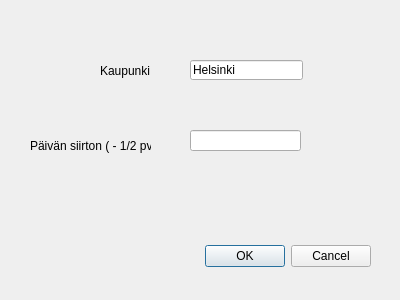
<?xml version="1.0" encoding="UTF-8"?>
<ui version="4.0">
 <class>Dialog</class>
 <widget class="QDialog" name="Dialog">
  <property name="geometry">
   <rect>
    <x>0</x>
    <y>0</y>
    <width>400</width>
    <height>300</height>
   </rect>
  </property>
  <property name="windowTitle">
   <string>Dialog</string>
  </property>
  <widget class="QDialogButtonBox" name="buttonBox">
   <property name="geometry">
    <rect>
     <x>30</x>
     <y>240</y>
     <width>341</width>
     <height>32</height>
    </rect>
   </property>
   <property name="orientation">
    <enum>Qt::Horizontal</enum>
   </property>
   <property name="standardButtons">
    <set>QDialogButtonBox::Cancel|QDialogButtonBox::Ok</set>
   </property>
  </widget>
  <widget class="QLabel" name="label">
   <property name="geometry">
    <rect>
     <x>100</x>
     <y>50</y>
     <width>61</width>
     <height>41</height>
    </rect>
   </property>
   <property name="text">
    <string>Kaupunki</string>
   </property>
  </widget>
  <widget class="QLineEdit" name="lineEdit">
   <property name="geometry">
    <rect>
     <x>190</x>
     <y>60</y>
     <width>113</width>
     <height>20</height>
    </rect>
   </property>
   <property name="text">
    <string>Helsinki</string>
   </property>
  </widget>
  <widget class="QLabel" name="label_2">
   <property name="geometry">
    <rect>
     <x>30</x>
     <y>130</y>
     <width>121</width>
     <height>31</height>
    </rect>
   </property>
   <property name="text">
    <string>Päivän siirton ( - 1/2 pv)</string>
   </property>
  </widget>
  <widget class="QLineEdit" name="lineEdit_2">
   <property name="geometry">
    <rect>
     <x>190</x>
     <y>130</y>
     <width>111</width>
     <height>21</height>
    </rect>
   </property>
  </widget>
 </widget>
 <resources/>
 <connections>
  <connection>
   <sender>buttonBox</sender>
   <signal>accepted()</signal>
   <receiver>Dialog</receiver>
   <slot>accept()</slot>
   <hints>
    <hint type="sourcelabel">
     <x>248</x>
     <y>254</y>
    </hint>
    <hint type="destinationlabel">
     <x>157</x>
     <y>274</y>
    </hint>
   </hints>
  </connection>
  <connection>
   <sender>buttonBox</sender>
   <signal>rejected()</signal>
   <receiver>Dialog</receiver>
   <slot>reject()</slot>
   <hints>
    <hint type="sourcelabel">
     <x>316</x>
     <y>260</y>
    </hint>
    <hint type="destinationlabel">
     <x>286</x>
     <y>274</y>
    </hint>
   </hints>
  </connection>
 </connections>
</ui>
